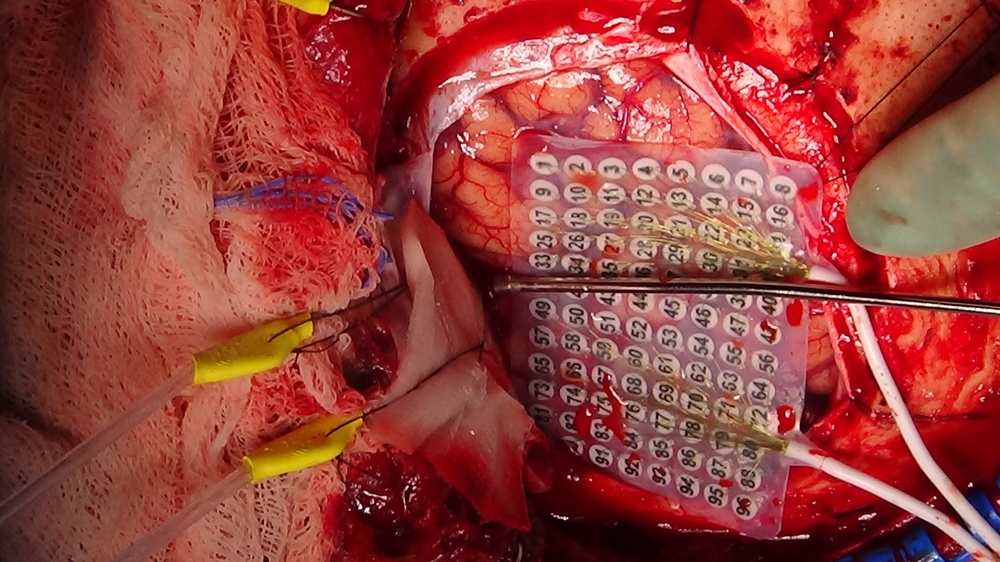
#> input picture Example_Inputs/DSC01756.JPG, 1000 x 562 px, shrunk from 1920 x 1080 before the run
$ python IntraOp_Image_Registration_Manual.py Example_Inputs/DSC01756.JPG Example_Inputs/DSC01761.JPG
#> lines starting #> are read from the running program, lines starting #| are printed output that depends on the picture
#> further down, img1 is the input picture: shape (562, 1000, 3); mean B, G, R 58.2, 64, 150.5
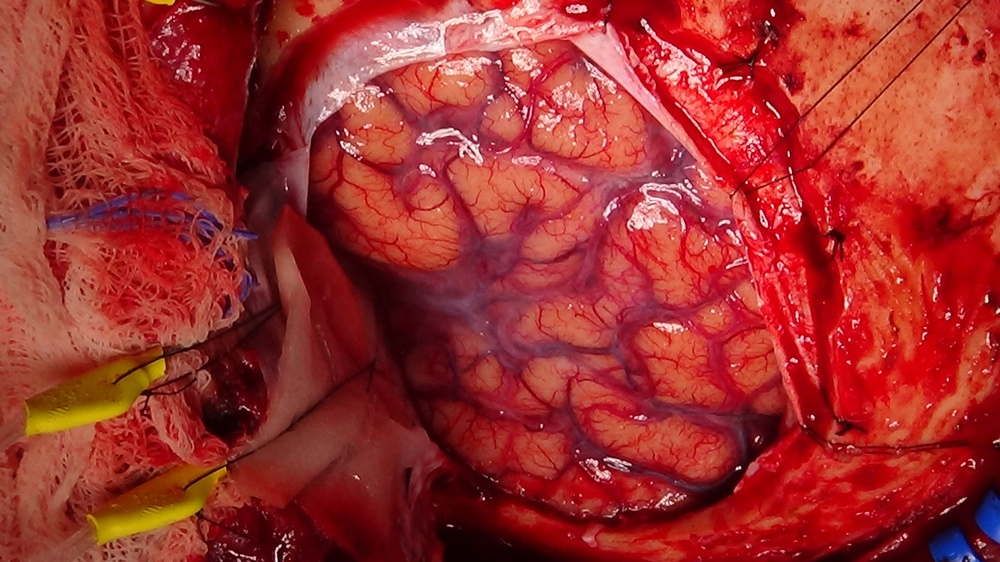
#> input picture Example_Inputs/DSC01761.JPG, 1000 x 562 px, shrunk from 1920 x 1080 before the run
#> further down, img2 is the input picture: shape (562, 1000, 3); mean B, G, R 44.7, 47.6, 160.2
"""
IntraOp_Image_Registration_Manual.py

Author: David Brang, djbrang@umich.edu
Copyright 2024. University of Michigan. All rights reserved.
License: CC BY-NC 4.0

Purpose:
This script facilitates manual image registration of intraoperative photos through interactive control point selection. Users can define corresponding points on two images to achieve precise alignment.

Dependencies:
- Python 3.7+
- Required libraries:
  - OpenCV (Install with: `pip install opencv-python`)
  - NumPy (Install with: `pip install numpy`)
  - Matplotlib (for interactive point selection; Install with: `pip install matplotlib`)
  - imageio (for GIF creation): Install with pip install imageio

Inputs: Photo w/o grid, then photo w grid
1. Reference Image: The base image to which the target image will be aligned (e.g., `reference_image.png`). Usually without grid.
2. Target Image: The image to be aligned to the reference image (e.g., `target_image.png`). Usually with grid.

Processes:
Control points selected interactively through the GUI.

Outputs:
- Registered Image: The aligned target image saved as a file (e.g., `registered_image.png`).
- (Optional) Visualization of alignment and control points.

Usage:
1. Install the required libraries.
2. Place the input images in the working directory.
3. Run the script: `python IntraOp_Image_Registration_Manual.py reference_image.png target_image.png`.
"""

import matplotlib.pyplot as plt
import argparse
import cv2
import numpy as np
import imageio
import os
from matplotlib.widgets import Cursor  # Importing Cursor widget
from matplotlib.widgets import Button  # Importing Button widget

# Global variables to store clicked points and line references for both images
points_img1 = []
points_img2 = []
lines_img1 = []
lines_img2 = []
point_history = []  # To keep track of points added
fig = None

# Function to handle mouse clicks on the first image
# [20 lines left out: functions onclick_img1, onclick_img2, not called in this run]

# Function to display images, capture clicks, and provide instructions
def manual_point_selection(img1, img2):
    global fig, ax1, ax2

    # Get the dimensions of the images
    height1, width1 = img1.shape[:2]
#> height1 = 562; width1 = 1000
    height2, width2 = img2.shape[:2]
#> height2 = 562; width2 = 1000
    max_height = max(height1, height2)
#> max_height = 562
    total_width = width1 + width2
#> total_width = 2000

    # Decide the figure size based on image dimensions to make images as large as possible
    dpi = 100  # Dots per inch
    fig_width = total_width / dpi
#> fig_width = 20
    fig_height = max_height / dpi
#> fig_height = 5.62

    fig = plt.figure(figsize=(fig_width, fig_height + 50 / dpi), dpi=dpi)  # Add extra space for the button and title

    # Maximize the figure window
    manager = plt.get_current_fig_manager()
    try:
        manager.window.showMaximized()
    except AttributeError:
        try:
            manager.frame.Maximize(True)
        except AttributeError:
            pass  # Could not maximize the window

    # Set the height fractions for button and images
    button_height = 50 / (fig_height * dpi)  # Convert pixels to fraction
#> button_height = 0.089
    image_height = 1 - button_height - 0.05  # 0.05 for title
#> image_height = 0.861

    # Add instructions back in above the images
    fig.suptitle('Click corresponding points on both images. Close the window when done.', fontsize=14, color='blue')

    # Create axes for the two images without any margins
    ax1 = fig.add_axes([0, button_height, width1 / total_width, image_height])
    ax2 = fig.add_axes([width1 / total_width, button_height, width2 / total_width, image_height])

    # Display images
    ax1.imshow(cv2.cvtColor(img1, cv2.COLOR_BGR2RGB))
    ax1.axis('off')  # Remove axes
    ax2.imshow(cv2.cvtColor(img2, cv2.COLOR_BGR2RGB))
    ax2.axis('off')  # Remove axes

    # Add crosshair cursor to both images
    cursor1 = Cursor(ax1, useblit=True, color='blue', linewidth=1)
    cursor2 = Cursor(ax2, useblit=True, color='blue', linewidth=1)

    # Connect the click events
    fig.canvas.mpl_connect('button_press_event', onclick_img1)
    fig.canvas.mpl_connect('button_press_event', onclick_img2)

    # Add Undo Button
    # Define the undo function
    # [19 lines left out: function undo_last_point, not called in this run]

    # Add the Undo button to the figure below the images
    button_ax = fig.add_axes([0.45, 0, 0.1, button_height])
    undo_button = Button(button_ax, 'Undo Last Point')
    undo_button.on_clicked(undo_last_point)

    plt.show()
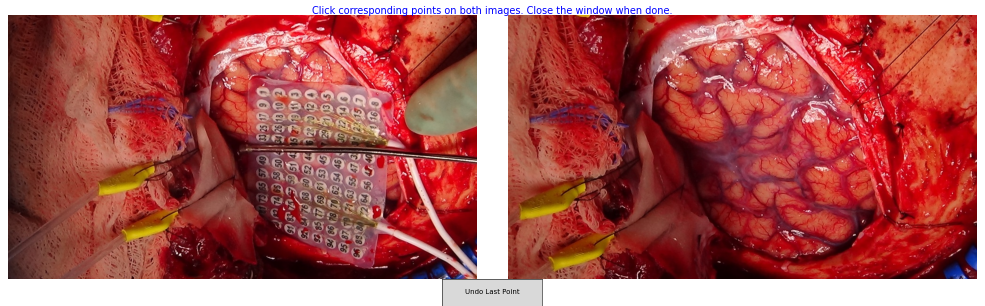
#> figure drawn by matplotlib, 2 panels

    return points_img1, points_img2

# Function to apply homography transformation and return the registered image
# [48 lines left out: functions register_images, drawMatches_vertical, create_transition_gif, not called in this run]

if __name__ == "__main__":
    # Parsing command-line arguments for image paths
    parser = argparse.ArgumentParser(description="Manual landmark selection for image registration.")
    parser.add_argument("image1", help="Path to the first image.")
    parser.add_argument("image2", help="Path to the second image.")

    args = parser.parse_args()

    # Load the images
    img1 = cv2.imread(args.image1)
    img2 = cv2.imread(args.image2)

    # Check if images are loaded properly
    if img1 is None:
        print(f"Error loading image 1 from path: {args.image1}")
        exit(1)
    if img2 is None:
        print(f"Error loading image 2 from path: {args.image2}")
        exit(1)

    # Call the manual point selection function
    points_img1, points_img2 = manual_point_selection(img1, img2)
#> points_img1 = []; points_img2 = []

    # Register the images using the manually selected points
    if len(points_img1) >= 4 and len(points_img2) >= 4:
        registered_img = register_images(img1, img2, points_img1, points_img2)

        # Draw the matches between the images
        matches_img = drawMatches_vertical(img1, img2, points_img1, points_img2)

        # Save the registered image and matches image
        common_dir = os.path.commonpath([args.image1, args.image2])
        output_dir = os.path.join(common_dir, 'Output')
        if not os.path.exists(output_dir):
            os.makedirs(output_dir)

        # Save input image paths for ease of rerunning
        with open(os.path.join(output_dir, 'input_images.txt'), 'w') as f:
            f.write(f"Image 1: {args.image1}\n")
            f.write(f"Image 2: {args.image2}\n")

        # Save input images and output images
        cv2.imwrite(os.path.join(output_dir, 'NoGrid.jpg'), img1)
        cv2.imwrite(os.path.join(output_dir, 'Grid.jpg'), img2)
        cv2.imwrite(os.path.join(output_dir, 'RegisteredImage.jpg'), registered_img)
        cv2.imwrite(os.path.join(output_dir, 'Matches.jpg'), matches_img)

        # Create and save the transition GIF using img2 and registered_img
        gif_output_path = os.path.join(output_dir, 'transition.gif')
        create_transition_gif(img2, registered_img, gif_output_path)

        print(f"Output saved in {output_dir}")
    else:
        print("You need at least 4 points in each image for registration.")
